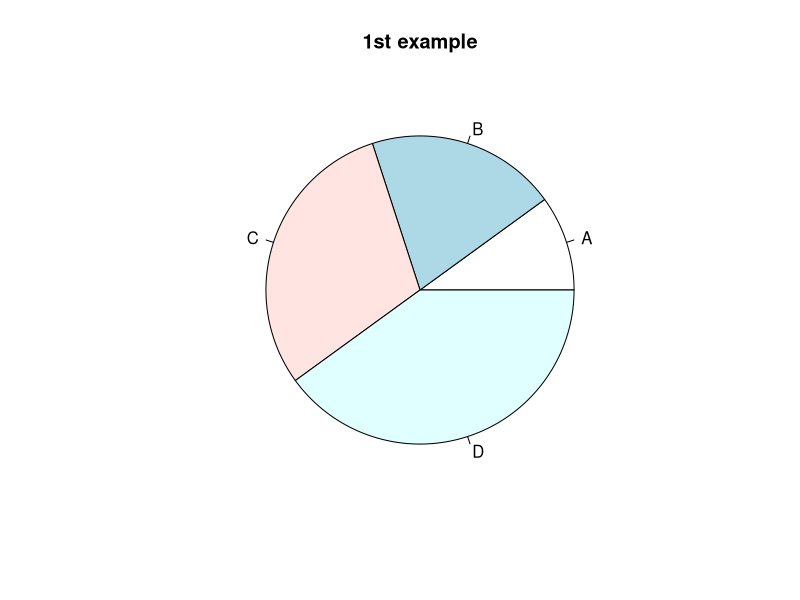

This chart was generated by the following R code: (Note: this script raises an error after producing the figure.)
## ---- chunk 1
x <- 10
if(x > 5){
print("x is greater than 5")
}
## ---- chunk 2
n <- 7
if(n %% 2 == 1){
print("Number is odd")
}
## ---- chunk 3
marks <- 80
if(marks >= 35){
print("Student passed")
}
## ---- chunk 4
age <- 20
if(age >= 18){
print("Eligible to vote")
}
## ---- chunk 5
temp <- 30
if(temp > 25){
print("Weather is hot")
}
## ---- chunk 6
x <- 4
if(x %% 2 == 0){
print("Even number")
} else {
print("Odd number")
}
## ---- chunk 7
marks <- 30
if(marks >= 35){
print("Pass")
} else {
print("Fail")
}
## ---- chunk 8
age <- 16
if(age >= 18){
print("Adult")
} else {
print("Minor")
}
## ---- chunk 9
num <- -5
if(num > 0){
print("Positive number")
} else {
print("Negative number")
}
## ---- chunk 10
balance = 15000
if(balance >= 1000){
print("Sufficient balance")
} else {
print("Low balance")
}
## ---- chunk 11
marks <- 85
if(marks >= 90){
print("Grade A")
} else if(marks >= 75){
print("Grade B")
} else {
print("Grade C")
}
## ---- chunk 12
num <- 0
if(num > 0){
print("Positive")
} else if(num < 0){
print("Negative")
} else {
print("Zero")
}
## ---- chunk 13
day <- "Sunday"
if(day == "Monday"){
print("Working day")
} else if(day == "Sunday"){
print("Holiday")
} else {
print("Normal day")
}
## ---- chunk 14
temp <- 15
if(temp > 30){
print("Hot")
} else if(temp >= 20){
print("Warm")
} else {
print("Cold")
}
## ---- chunk 15
speed <- 90
if(speed > 100){
print("Overspeeding")
} else if(speed >= 60){
print("Normal speed")
} else {
print("Slow speed")
}
## ---- chunk 16
i <- 1
while(i <= 5){
print(i)
i <- i + 1
}
## ---- chunk 17
i <- 2
while(i <= 10){
print(i)
i <- i + 2
}
## ---- chunk 18
i <- 5
while(i >= 1){
print(i)
i <- i - 1
}
## ---- chunk 19
count <- 1
while(count <= 3){
print("Hello")
count <- count + 1
}
## ---- chunk 20
repeat{
print("Executed once")
break
}

## ---- chunk 21
n <- 1
repeat{
print(n^3)
n <- n + 1
if(n > 4) break
}
## ---- chunk 22
x <- 10
repeat{
print(x)
x <- x - 2
if(x <= 0) break
}
## ---- chunk 23
count <- 1
repeat{
print("Loop running")
count <- count + 1
if(count == 4) break
}
## ---- chunk 24
i <- 1
repeat{
print(i)
i <- i + 1
if(i > 5) break
}
## ---- chunk 25
for(i in 1:5){
  square <- i * i
  print(paste("Square of", i, "is", square))
}
## ---- chunk 26
for(i in 1:6){
  if(i %% 2 == 0){
    print(paste(i, "is Even"))
  } else {
    print(paste(i, "is Odd"))
  }
}
## ---- chunk 27

print(sum(1:10))

print(max(c(5, 12, 9, 3)))

print(min(c(15, 7, 20, 4)))

print(mean(10:20))

print(length(c(2, 4, 6, 8, 10)))

## ---- chunk 28
#Square of a number
square <- function(x){
  return(x * x)
}
print(square(5))
## ---- chunk 29
# Addition of two numbers
add <- function(a, b){
  return(a + b)
}
print(add(10, 20))
## ---- chunk 30
#Area of rectangle
areaRectangle <- function(l, b){
  return(l * b)
}
print(areaRectangle(5, 4))
## ---- chunk 31
#Cube of a number
cube <- function(n){
  return(n^3)
}
print(cube(3))
## ---- chunk 32
#Check even or odd
evenOdd <- function(n){
  if(n %% 2 == 0){
    return("Even")
  } else {
    return("Odd")
  }
}
print(evenOdd(7))
## ---- chunk 33
display <- function(){
  print("Welcome to R Programming")
}
display()
## ---- chunk 34
numbers <- function(){
  for(i in 1:5){
    print(i)
  }
}
numbers()
## ---- chunk 35
showSquare <- function(){
  for(i in 1:4){
    print(i^2)
  }
}
showSquare()
## ---- chunk 36
message <- function(){
  print("This is a user defined function")
}
message()
## ---- chunk 37
simple <- function(){
  print("Function executed successfully")
}
simple()
## ---- chunk 38
multiply <- function(a = 5, b = 2){
  print(a * b)
}
multiply()
## ---- chunk 39
multiply(4, 3)
## ---- chunk 40
power <- function(x = 2){
  print(x^2)
}
power()
## ---- chunk 41
power(5)
## ---- chunk 42
lazy <- function(a, b){
  print(a^2)
}
lazy(4)
## ---- chunk 43
# String creation
a <- "Hello"
b <- 'R Programming'
c <- "Learning Strings"
d <- "I'm learning R"
e <- 'Data Science'

print(a)
print(b)
print(c)
print(d)
print(e)

# paste() function
print(paste("Hello", "World"))
print(paste("R", "Programming", sep = "-"))
print(paste("Data", "Science", sep = ""))
print(paste("Score is", 95))
print(paste("Welcome", "to", "R"))

# String functions
print(nchar("Programming"))
print(toupper("r language"))
print(tolower("DATA SCIENCE"))
print(substring("Programming", 1, 4))
print(format(123.4567, nsmall = 2))

## ---- chunk 44
#pie chart
slices <- c(10,20,30,40)
labels <- c("A","B","C","D")
pie(slices,labels=labels,main = "1st example")
## ---- chunk 45
pct <- round(slices/sum(slices)*100)
labels_pct <- paste(lables,pct,"%")
pie(slices,lables=labels_pct,main="2nd with ex. with %")
## ---- chunk 46
marks <- c(10, 20, 30, 40)
labels <- c("Fail", "Pass", "Second", "First")

pie(marks,
    labels = labels,
    main = "Result Distribution")
## ---- chunk 47
students <- c(50, 30, 20)
labels <- c("Hostel", "", "PG")

pie(students,
    labels = labels,
    col = c("skyblue", "lightgreen", "pink"),
    radius = 1,
    main = "Student Residence Type")


## ---- chunk 48
hours <- c(8, 5, 3, 4)
labels <- c("Sleep", "Study", "College", "Sports")

colors <- c("skyblue", "lightgreen", "orange", "pink", "yellow")

pie(hours,
    labels = labels,
    col = colors,
    main = "Daily Time Distribution")

## ---- chunk 49


install.packages("plotrix")  
library(plotrix)

hours <- c(8, 5, 3, 4)
labels <- c("Sleep", "Study", "College", "Sports")

colors <- c("skyblue", "lightgreen", "orange", "pink")

pie3D(hours,
      labels = labels,
      col = colors,
      explode = c(0, 0.25, 0, 0),   # Study highlighted
      main = "Daily Time Distribution (3D Pie Chart)")

## ---- chunk 50
subjects <- c("Statistics", "ML", "NLP", "Python", "R")
marks <- c(18, 22, 20, 25, 15)

barplot(marks,
        names.arg = subjects,
        col = "skyblue",
        main = "Internal Marks by Subject",
        ylab = "Marks (out of 30)",
        xlab = "Subjects")

text(x = seq_along(marks),
     y = marks,
     labels = marks,
     pos = 3)
## ---- chunk 51
activities <- c("Study", "Sleep", "Sports")
hours <- c(6, 8, 2)

barplot(hours,
        names.arg = activities,
        col = c("orange", "skyblue", "pink"),
        main = "Daily Activities",
        ylab = "Hours")

## ---- chunk 52


days <- c("Mon", "Tue", "Wed", "Thu", "Fri", "Sat", "Sun")
hours <- c(3, 4, 2, 5, 4, 6, 2)

max_index <- which.max(hours)

colors <- rep("lightgray", length(hours))
colors[max_index] <- "darkgreen"

barplot(hours,
        names.arg = days,
        col = colors,
        main = "Study Hours During the Week",
        ylab = "Hours",
        xlab = "Days")

text(x = seq_along(hours),
     y = hours,
     labels = hours,
     pos = 3)

## ---- chunk 53
subjects <- c("Statistics", "ML", "NLP", "Python", "R", "AI")
marks <- c(68, 72, 70, 75, 65, 73)

bp <- barplot(marks,
              names.arg = subjects,
              col = "lightblue",
              ylim = c(0, 80),
              main = "Marks in Different Subjects",
              ylab = "Marks")

text(x = bp,
     y = marks,
     labels = marks,
     pos = 3)

grid(nx = NA, ny = NULL)


## ---- chunk 54
activities <- c("play ", "study")

weekday <- c(3, 1)
weekend <- c(5, 3)

hours <- rbind(weekday, weekend)

barplot(hours,
        beside = TRUE,
        col = c("lightgreen", "pink"),
        names.arg = activities,
        main = "Weekday vs Weekend")

legend("topleft",
       legend = c("Weekday", "Weekend"),
       fill = c("lightgreen", "pink"))

## ---- chunk 55
# data frame
marks_df <- data.frame(
  Subject = c("Statistics", "ML", "NLP", "Python", "R", "AI"),
  Marks   = c(68, 72, 70, 75, 65, 73)
)

View(marks_df)

## ---- chunk 56
barplot(marks_df$Marks,
        names.arg = marks_df$Subject,
        ylim = c(0, 100),
              main = "Marks in Different Subjects",
              ylab = "Marks")

text(x = bp,
     y = marks,
     labels = marks,
     pos = 3)

grid(nx = NA, ny = NULL)

## ---- chunk 57
stats <- c(65, 70, 72, 68, 75)
ml    <- c(60, 62, 65, 70, 68)
python<- c(55, 58, 60, 63, 65)

data <- list(Statistics = stats,
             ML = ml,
             Python = python)

boxplot(data,
        col = c("skyblue", "lightgreen", "pink"),
        main = "Marks Distribution of Subjects",
        ylab = "Marks")
## ---- chunk 58
group1 <- c(150, 152, 155, 158, 160)
group2 <- c(155, 158, 160, 162, 165)
group3 <- c(160, 162, 165, 168, 170)

boxplot(group1, group2, group3,
        names = c("Group A", "Group B", "Group C"),
        col = c("skyblue", "lightgreen", "pink"),
        main = "Height Distribution",
        ylab = "Height (cm)")
## ---- chunk 59
week1 <- c(200, 250, 300, 350, 400)
week2 <- c(300, 350, 400, 450, 500)

boxplot(week1, week2,
        names = c("Week 1", "Week 2"),
        col = c("violet", "gold"),
        main = "Pocket Money Comparison",
        ylab = "Amount (INR)")

grid()
## ---- chunk 60
marks <- c(45, 50, 55, 60, 62, 65, 68, 70, 72, 75)

hist(marks,
     main = "Histogram of Marks",
     xlab = "Marks")

## ---- chunk 61
hist(marks,
     col = "skyblue",
     border = "yellow",
     main = "Histogram of Marks",
     xlab = "Marks")
## ---- chunk 62
set.seed(123)
data<- rnorm(100)
hist(data,main = "Normal Distribution")

## ---- chunk 63
set.seed(123)

data <- rnorm(100)

hist(data,
     freq = FALSE,
     col = "skyblue",
     border = "darkblue",
     main = "Normal Distribution with Density Curve",
     xlab = "Values")

lines(density(data),
      col = "black",
      lwd = 2)

## ---- chunk 64
plot(marks,
     type = "o",
     col = "blue",
     pch = 16,
     main = "Marks Trend",
     xlab = "Subjects",
     ylab = "Marks")

## ---- chunk 65
study_hours <- c(2, 3, 4, 3, 5)
play_hours  <- c(1, 2, 1, 2, 1)

plot(study_hours,
     type = "o",
     col = "green",
     ylim = c(0, 6),
     xaxt = "n",
     main = "Daily Activity Comparison",
     xlab = "Days",
     ylab = "Hours")

lines(play_hours,
      type = "o",
      col = "blue")

axis(1, at = 1:5, labels = c("Mon", "Tue", "Wed", "Thu", "Fri"))

legend("topleft",
       legend = c("Play", "study"),
       col = c("blue", "green"),
       lty = 1,
       pch = 16)

## ---- chunk 66
#Dataset Load & View
data(mtcars)
View(mtcars)
#command for a data sets 
str(mtcars)
summary(mtcars)
head(mtcars)
## ---- chunk 67
hist(mtcars$mpg,
     col = "skyblue",
     border = "black",
     main = "Mileage Distribution (mpg)",
     xlab = "Miles per Gallon")

## ---- chunk 68
hist(mtcars$mpg,
     freq = FALSE,
     col = "lightgreen",
     border = "black",
     main = "Mileage Distribution with Density Curve",
     xlab = "Miles per Gallon")

lines(density(mtcars$mpg),
      col = "red",
      lwd = 2)

## ---- chunk 69
cyl_count <- table(mtcars$cyl)

barplot(cyl_count,
        col = "orange",
        main = "Number of Cars by Cylinders",
        xlab = "Cylinders",
        ylab = "Count")

## ---- chunk 70
boxplot(mpg ~ cyl,
        data = mtcars,
        col = c("skyblue", "lightgreen", "pink"),
        main = "Mileage vs Cylinders",
        xlab = "Cylinders",
        ylab = "Miles per Gallon")

## ---- chunk 71
plot(mtcars$mpg,
     type = "o",
     col = "blue",
     main = "Mileage of Cars",
     xlab = "Car Index",
     ylab = "Miles per Gallon")

## ---- chunk 72
plot(mtcars$wt, mtcars$mpg,
     col = "red",
     pch = 16,
     main = "Mileage vs Weight",
     xlab = "Weight",
     ylab = "Miles per Gallon")
